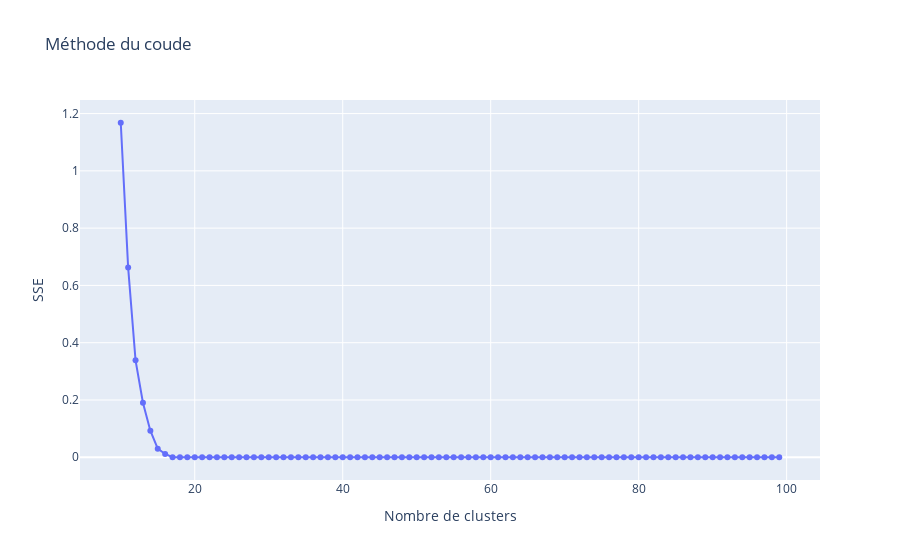
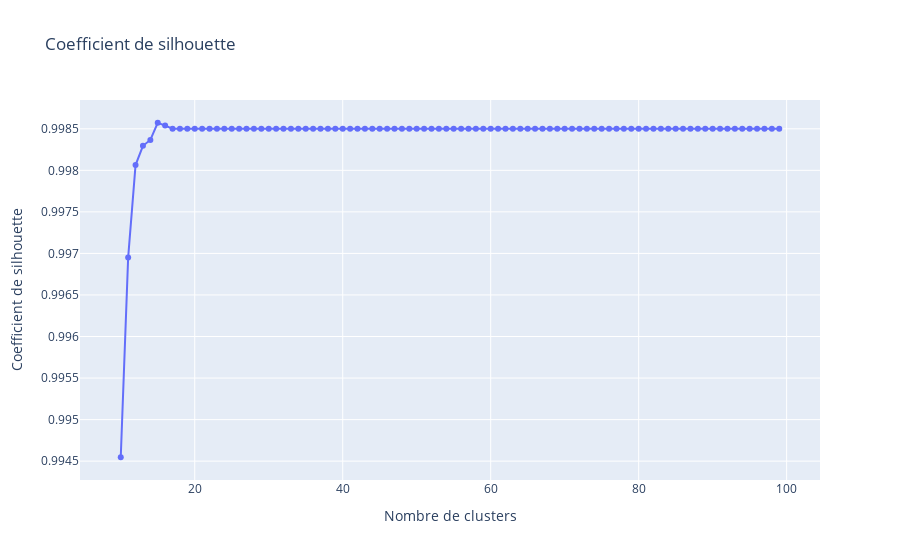

Notebook cell for these charts, in order:
### Code cell
# Déterminer le nombre optimal de clusters
sse = []
silhouette = []
for k in range(10,100):
    kmeans = KMeans(n_clusters=k,)
    kmeans.fit(X)
    sse.append(kmeans.inertia_)
    silhouette.append(silhouette_score(X, kmeans.labels_))

# Tracer la courbe de la SSE
fig_sse = go.Figure(data=[go.Scatter(x=list(range(10,100)), y=sse, mode='lines+markers')])
fig_sse.update_layout(title='Méthode du coude', xaxis_title='Nombre de clusters', yaxis_title='SSE')
fig_sse.show()

# Tracer la courbe du coefficient de silhouette
fig_silhouette = go.Figure(data=[go.Scatter(x=list(range(10,100)), y=silhouette, mode='lines+markers')])
fig_silhouette.update_layout(title='Coefficient de silhouette', xaxis_title='Nombre de clusters', yaxis_title='Coefficient de silhouette')
fig_silhouette.show()

# Déterminer le nombre optimal de clusters
k_optimal = np.argmax(silhouette) + 2
print(f'Nombre optimal théorique de clusters : {k_optimal}')

### Figure 1 — Plotly figure (JSON) as saved in the notebook; plotly's stock layout.template omitted (floating-point values rounded to 4 significant figures)
{"data": [{"mode": "lines+markers", "type": "scatter", "x": [10, 11, 12, 13, 14, 15, 16, 17, 18, 19, 20, 21, 22, 23, 24, 25, 26, 27, 28, 29, 30, 31, 32, 33, 34, 35, 36, 37, 38, 39, 40, 41, 42, 43, 44, 45, 46, 47, 48, 49, 50, 51, 52, 53, 54, 55, 56, 57, 58, 59, 60, 61, 62, 63, 64, 65, 66, 67, 68, 69, 70, 71, 72, 73, 74, 75, 76, 77, 78, 79, 80, 81, 82, 83, 84, 85, 86, 87, 88, 89, 90, 91, 92, 93, 94, 95, 96, 97, 98, 99], "y": [1.168, 0.6622, 0.3383, 0.1902, 0.09287, 0.03, 0.01156, 0, 1.443e-15, 0, 0, 0, 0, 0, 0, 0, 0, 0, 0, 0, 0, 0, 0, 0, 0, 0, 0, 0, 0, 0, 0, 0, 0, 0, 0, 0, 1.443e-15, 0, 0, 0, 0, 0, 1.443e-15, 0, 0, 0, 0, 0, 0, 0, 0, 1.443e-15, 0, 0, 0, 0, 0, 2.887e-15, 0, 1.443e-15, 0, 0, 0, 0, 0, 0, 1.443e-15, 0, 0, 0, 0, 0, 0, 0, 0, 0, 0, 0, 2.887e-15, 0, 0, 0, 0, 0, 0, 0, 1.443e-15, 0, 0, 0]}], "layout": {"title": {"text": "Méthode du coude"}, "xaxis": {"title": {"text": "Nombre de clusters"}}, "yaxis": {"title": {"text": "SSE"}}}}

### Figure 2 — Plotly figure (JSON) as saved in the notebook; plotly's stock layout.template omitted (floating-point values rounded to 4 significant figures)
{"data": [{"mode": "lines+markers", "type": "scatter", "x": [10, 11, 12, 13, 14, 15, 16, 17, 18, 19, 20, 21, 22, 23, 24, 25, 26, 27, 28, 29, 30, 31, 32, 33, 34, 35, 36, 37, 38, 39, 40, 41, 42, 43, 44, 45, 46, 47, 48, 49, 50, 51, 52, 53, 54, 55, 56, 57, 58, 59, 60, 61, 62, 63, 64, 65, 66, 67, 68, 69, 70, 71, 72, 73, 74, 75, 76, 77, 78, 79, 80, 81, 82, 83, 84, 85, 86, 87, 88, 89, 90, 91, 92, 93, 94, 95, 96, 97, 98, 99], "y": [0.9945, 0.9969, 0.9981, 0.9983, 0.9984, 0.9986, 0.9985, 0.9985, 0.9985, 0.9985, 0.9985, 0.9985, 0.9985, 0.9985, 0.9985, 0.9985, 0.9985, 0.9985, 0.9985, 0.9985, 0.9985, 0.9985, 0.9985, 0.9985, 0.9985, 0.9985, 0.9985, 0.9985, 0.9985, 0.9985, 0.9985, 0.9985, 0.9985, 0.9985, 0.9985, 0.9985, 0.9985, 0.9985, 0.9985, 0.9985, 0.9985, 0.9985, 0.9985, 0.9985, 0.9985, 0.9985, 0.9985, 0.9985, 0.9985, 0.9985, 0.9985, 0.9985, 0.9985, 0.9985, 0.9985, 0.9985, 0.9985, 0.9985, 0.9985, 0.9985, 0.9985, 0.9985, 0.9985, 0.9985, 0.9985, 0.9985, 0.9985, 0.9985, 0.9985, 0.9985, 0.9985, 0.9985, 0.9985, 0.9985, 0.9985, 0.9985, 0.9985, 0.9985, 0.9985, 0.9985, 0.9985, 0.9985, 0.9985, 0.9985, 0.9985, 0.9985, 0.9985, 0.9985, 0.9985, 0.9985]}], "layout": {"title": {"text": "Coefficient de silhouette"}, "xaxis": {"title": {"text": "Nombre de clusters"}}, "yaxis": {"title": {"text": "Coefficient de silhouette"}}}}
